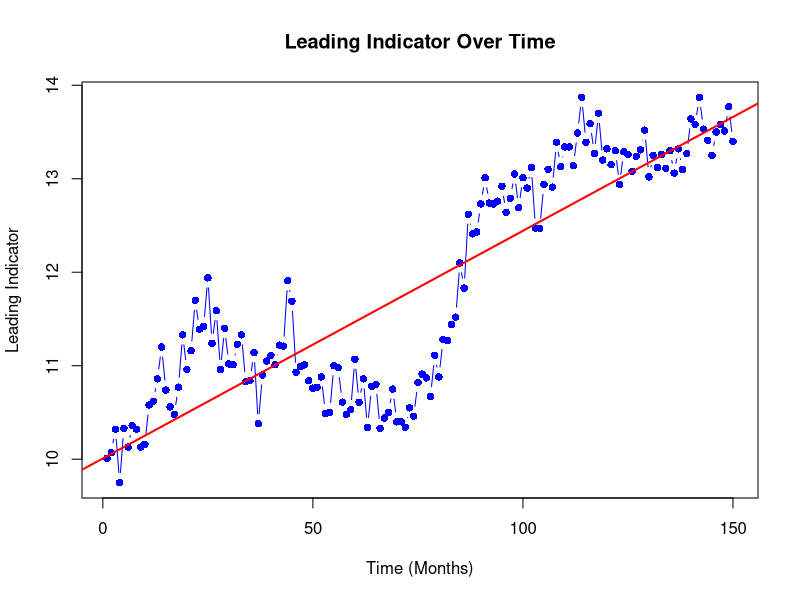

Reproduce this figure in R.
#BJsales dataset in R contains sales data with a leading indicator and a time series of monthly sales data (150 observations).
#Research Question: Does sales growth follow a predictable trend over time?

install.packages("psych")  
library(psych)        


#Load dataset
data("BJsales")

#Convert BJsales time series into a data frame.
bj_data <- data.frame(
  Month = 1:length(BJsales),
  Sales = as.numeric(BJsales),
  Leading_Indicator = as.numeric(BJsales.lead)
)

#View first few rows of the dataset
head(bj_data)

#Generate a summary of the dataset.
summary_stats <- summary(bj_data)
print (summary_stats)

#Generate descriptive statistics.
descriptive_stats <-describe(bj_data)
print(descriptive_stats)

#Create a scatter plot of the leading indicator over time.
plot(bj_data$Month, bj_data$Leading_Indicator,
     xlab = "Time (Months)",
     ylab = "Leading Indicator",
     main = "Leading Indicator Over Time",
     col = "blue", pch = 16, type ="b")

#Adding a trend line to analyze the pattern.
abline(lm(bj_data$Leading_Indicator ~ bj_data$Month), col = "red", lwd = 2)

#Save the data to a CSV file.
write.csv(summary_stats, "summary_stats.csv")
write.csv(descriptive_stats, "descriptive_stats.csv")


